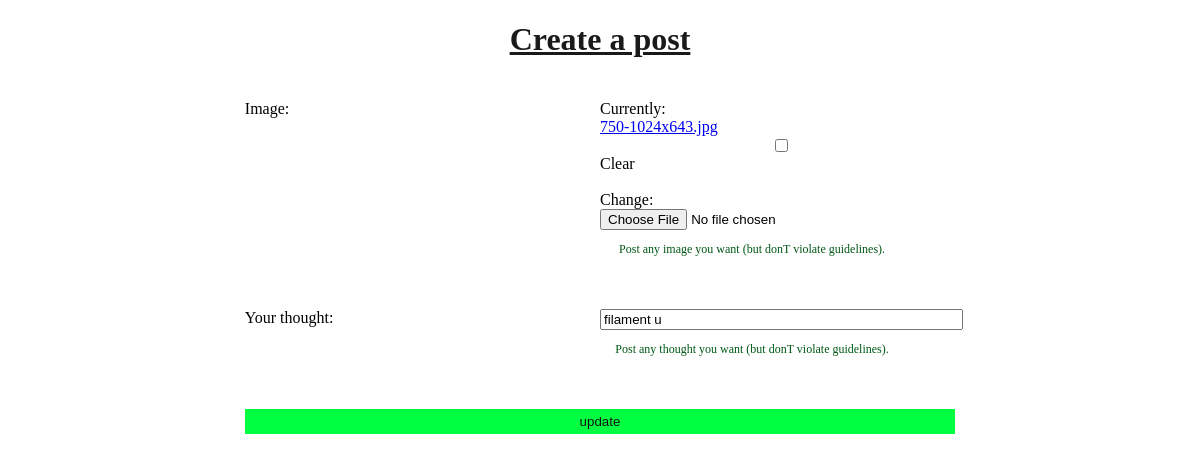
Before: /post/edit/2/ (signed in) with the older database file.
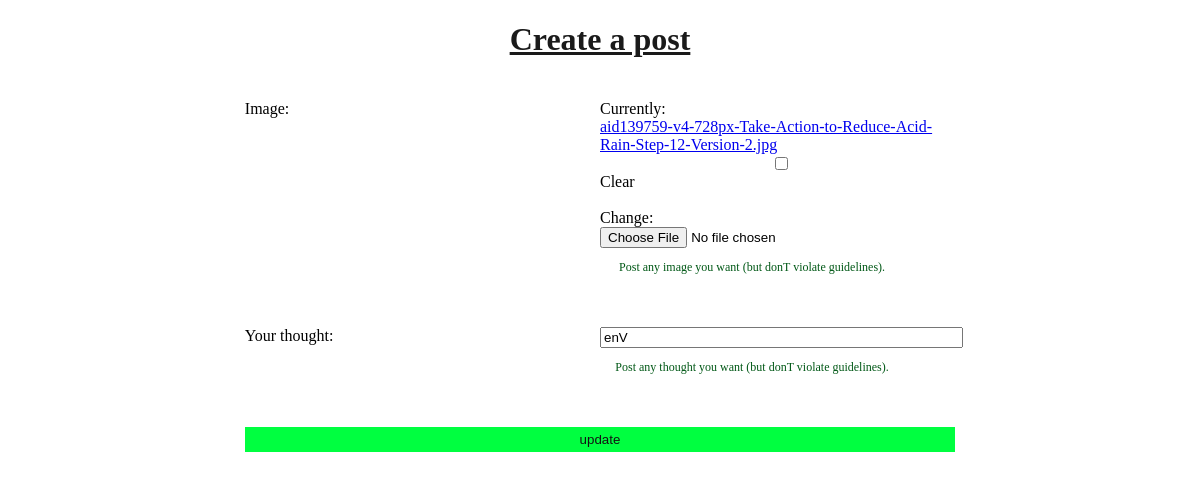
After: the same page with the newer database file.
### post/models.py (models this page shows)
class Post (models.Model):
    image = models.ImageField(
        blank=True, null=True)
    title = models.CharField(max_length=120)
    user = models.ForeignKey(
        User, on_delete=models.CASCADE, blank=True, null=True)
    shared_post = models.ForeignKey(
        'Post', related_name='post_shared', on_delete=models.CASCADE, blank=True, null=True)
    share_count = models.IntegerField(default=0, blank=True, null=True)
    likes = models.IntegerField(default=0, blank=True, null=True)
    liked_users = models.ManyToManyField(User,
                                         verbose_name=(
                                             "users who liked this post"),
                                         related_name='liked_users', blank=True)

### post/views.py (the view)
# urls.py: path('edit/<int:postID>/', editPost),
@login_required
def editPost(request, postID):
    instance = Post.objects.get(id=postID)
    if request.user == instance.user:
        form = PostForm(request.POST or None,
                        request.FILES or None, instance=instance)
        print(form)
        if form.is_valid():
            form.save()
            return HttpResponse('created Post')
        else:
            return render(request, 'addPost.html', {'btn': 'update', 'form': form, 'form_errors': form.errors, 'action': '/post/edit/{}/'.format(instance.id)})
    else:
        return HttpResponse('u didnT create this post')

### post/forms.py
class PostForm(ModelForm):
    class Meta:
        model = Post
        fields = ['image', 'title']
        labels = {
            'title': ('Your thought')
        }
        help_texts = {
            'image': ('Post any image you want (but donT violate guidelines).'),
            'title': ('Post any thought you want (but donT violate guidelines).'),
        }
        error_messages = {
        }

### post/templates/addPost.html (shortened to what this page needs)
<!DOCTYPE html>
<html lang="en">
<head>
</head>
<body>
    <h1>Create a post</h1>
<form class="form" action={{action}} method="post" enctype="multipart/form-data">
    {% for field in form %}
    <div class="field-wrapper">
        <div>{{field.label_tag}}</div>
        <div>
            {{field}}
            <p>{{field.help_text}}</p>
        </div>
    </div>
    {% endfor %}
    <div class="field-wrapper">
<button type="submit">{{btn}}</button>
    </div>
</form>
</body>
</html>

### post/templates/addPost.html (style rules this page uses)
h1 { text-align: center; color: rgb(26, 26, 26); text-decoration: underline; }
p, .form ul { font-size: 12px; width: 80%; text-align: center; color: rgb(0, 88, 22); padding: 0 10px; list-style: none; }
.form { display: flex; flex-direction: column; align-items: center; }
.field-wrapper { margin: 20px 5px; width: 60%; display: flex; justify-content: space-between; }
.field-wrapper div { display: flex; flex-direction: column; width: 60%; }
input, textarea { width: 100%; }
button { border: none; background: rgb(0, 255, 64); width: 100%; height: 25px; color: #131313; }

Changed rows visible on the page:
changed Post: title "filament u" → "enV"
Other visible differences:
text no longer shown: "Currently: 750-1024x643.jpg Clear Change:"
text now shown: "Currently: aid139759-v4-728px-Take-Action-to-Reduce-Acid-Rain-Step-12-Version-2.jpg Clear Change:"
